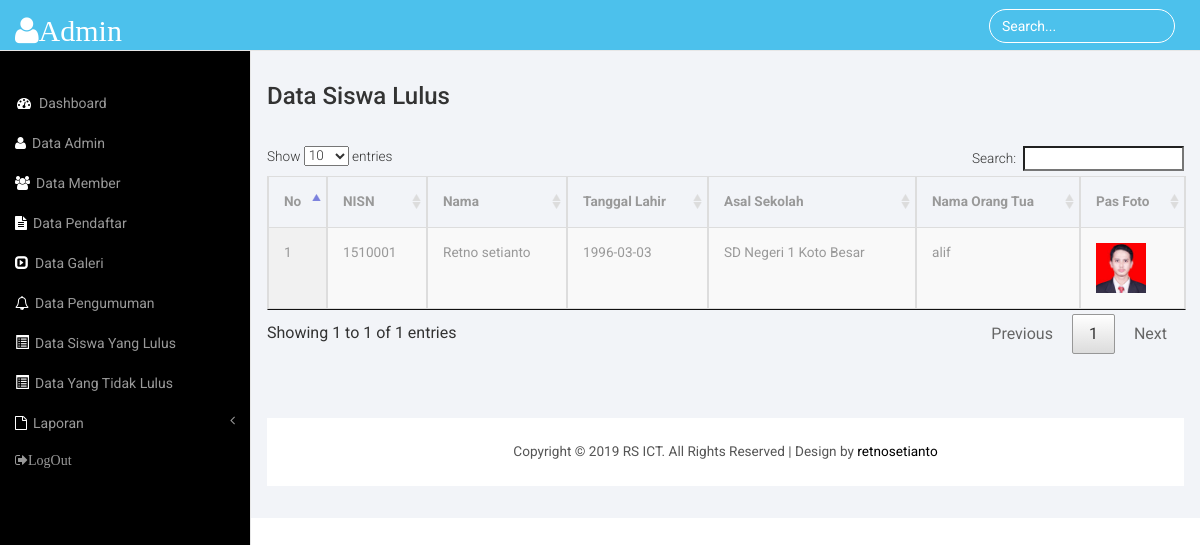
The app's page /admin/user/index.php?page=data_lulus (signed in) with its own data.
### tables this page shows
CREATE TABLE `tbl_pendaftar` (
  `id_pendaftaran` int(11) NOT NULL,
  `id_register` int(11) NOT NULL,
  `no_pendaftaran` varchar(30) NOT NULL,
  `tgl_daftar` date NOT NULL,
  `NISN` varchar(30) NOT NULL,
  `nama` varchar(30) NOT NULL,
  `tempat_lahir` text NOT NULL,
  `tgl_lahir` date NOT NULL,
  `jenis_kelamin` varchar(30) NOT NULL,
  `agama` varchar(34) NOT NULL,
  `asal_sekolah` varchar(30) NOT NULL,
  `nm_ayah` varchar(50) NOT NULL,
  `nm_ibu` varchar(50) NOT NULL,
  `pekerjaan` varchar(50) NOT NULL,
  `bahasa_indonesia` varchar(56) NOT NULL,
  `ipa` varchar(45) NOT NULL,
  `matematika` varchar(45) NOT NULL,
  `bahasa_inggris` varchar(45) NOT NULL,
  `pas_foto` text NOT NULL,
  `foto_skhu` text NOT NULL,
  `alamat` text NOT NULL,
  `no_tlp` varchar(30) NOT NULL,
  `konfirmasi` varchar(50) NOT NULL
);

### admin/User/data_lulus.php (the view, shortened to what this page needs)
<body class="wide comments example dt-example-bootstrap">
	<div class="fw-container">
		<div class="fw-body">
			<div class="content">
			<tr>
				<h3>Data Siswa  Lulus<br><br></h3>
			</tr>
				<table  id="table_id"  class="display table table-bordered">
					<thead>
						<tr>
						<th>No</th>
						<th>NISN </th>
						<th>Nama </th>
						<th>Tanggal Lahir</th>
						<th>Asal Sekolah</th>
						<th>Nama Orang Tua</th>
						<th>Pas Foto</th>
						</tr>
					</thead>
					<?php
					include "koneksi.php";
						$sql = mysqli_query($koneksi,"SELECT * FROM tbl_pendaftar WHERE konfirmasi='LULUS' ORDER BY id_pendaftaran");
						$no=1;
					while($dat = mysqli_fetch_array($sql)){
				?>
				<tr>
					<td><?php echo $no++ ?></td>
					<td><?php echo $dat['NISN']; ?></td>
					<td><?php echo $dat['nama']; ?></td>
					<td><?php echo $dat['tgl_lahir']; ?></td>
					<td><?php echo $dat['asal_sekolah']; ?></td>
					<td><?php echo $dat['nm_ayah']; ?></td>
					<td><img src="../../member/images/<?php echo $dat['pas_foto'] ;?>" alt="tidak muncul " width="50px"></td>
				</tr>
				<?php } ?>
		</table>
	</body>

### admin/User/css/style.css (style rules this page uses)
h4, h5, h6, h1, h2, h3 { margin-top: 0; }
html, body { font-family: 'Roboto', sans-serif; font-size: 100%; background:#000; overflow-x: hidden; }
.table > thead > tr > th, .table > tbody > tr > th, .table > tfoot > tr > th, .table > thead > tr > td, .table > tbody > tr > td, .table > tfoot > tr > td { border-top: none !important; }
.table > thead > tr > th, .table > tbody > tr > th, .table > tfoot > tr > th, .table > thead > tr > td, .table > tbody > tr > td, .table > tfoot > tr > td { font-size: 0.85em; color: #999; }
.table td, .table>tbody>tr>td, .table>tbody>tr>th, .table>tfoot>tr>td, .table>tfoot>tr>th, .table>thead>tr>td, .table>thead>tr>th { padding:15px !important; }
.table > thead > tr > th { border-bottom: 1px solid #ddd !important; }

### records on screen
tbl_pendaftar: NISN "1510001", nama "Retno setianto", tgl_lahir "1996-03-03", asal_sekolah "SD Negeri 1 Koto Besar", nm_ayah "alif", pas_foto (picture)
